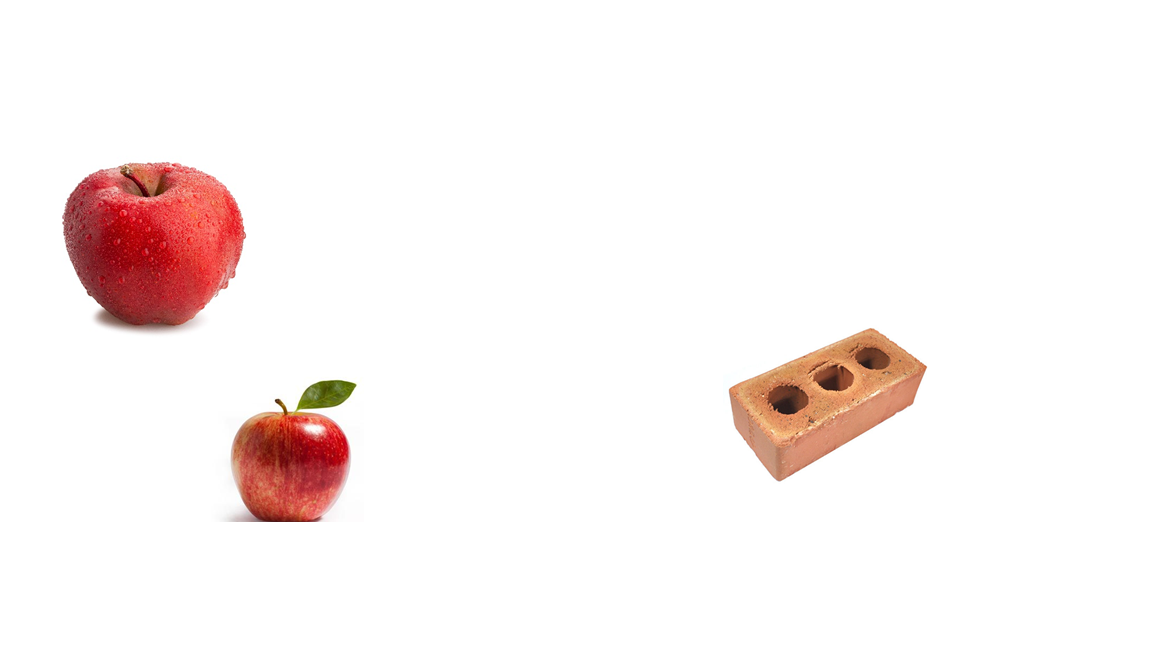
#> input picture test_set_0/shapes.png, 1152 x 648 px, found by its file name
$ python boundary_box.py
#> lines starting #> are read from the running program, lines starting #| are printed output that depends on the picture; after the words box and inside, x2 and y2 are one past the last pixel; in counts of white or black regions, pixels touching at a corner belong together
import cv2
import numpy as np
from matplotlib import pyplot as plt

def display(im_path):
    dpi = 80
    im_data = plt.imread(im_path)
    height, width = im_data.shape[:2]

    # What size does the figure need to be in inches to fit the image?
    figsize = width / float(dpi), height / float(dpi)
    # Create a figure of the right size with one axes that takes up the full figure
    fig = plt.figure(figsize=figsize)
    ax = fig.add_axes([0, 0, 1, 1])
    #Hide spines, ticks, etc.
    ax.axis('off')
    # Display the image
    ax.imshow(im_data, cmap='gray')
    plt.show()

image = cv2.imread('./test_set_2/shapes.png')
#> image is the input picture: shape (648, 1152, 3); mean B, G, R 241.9, 243, 250.2
original = image.copy()

gray = cv2.cvtColor(image, cv2.COLOR_BGR2GRAY)
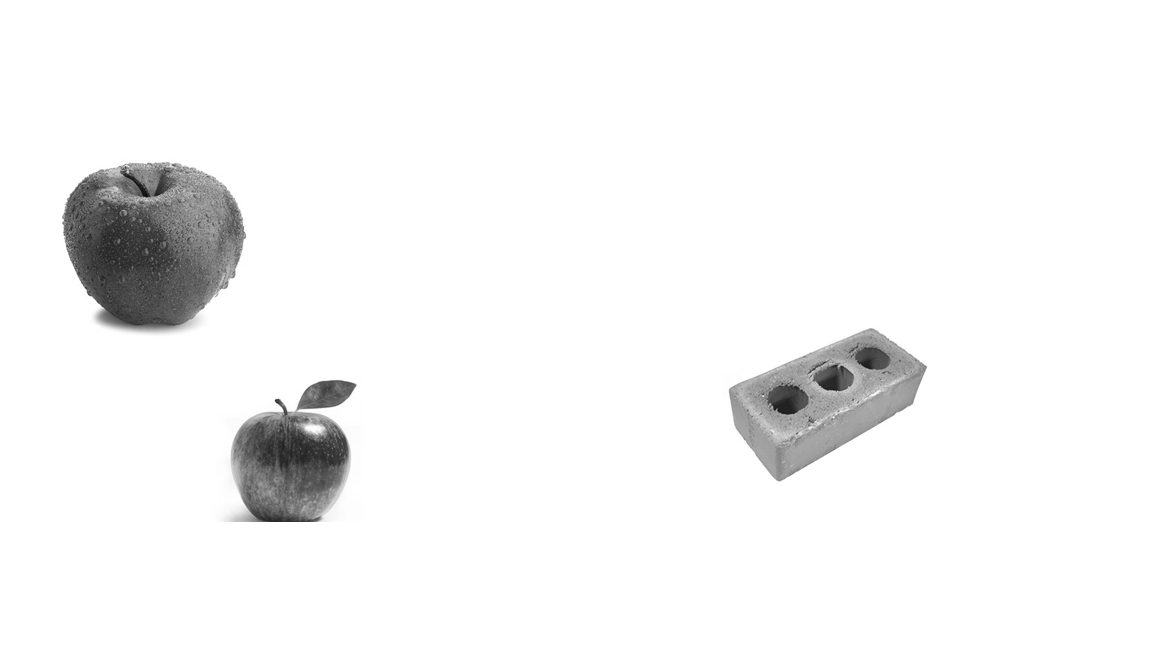
#> gray: shape (648, 1152); min 13, max 255, mean 245.1
thresh = cv2.threshold(gray, 0, 255, cv2.THRESH_BINARY_INV + cv2.THRESH_OTSU)[1]
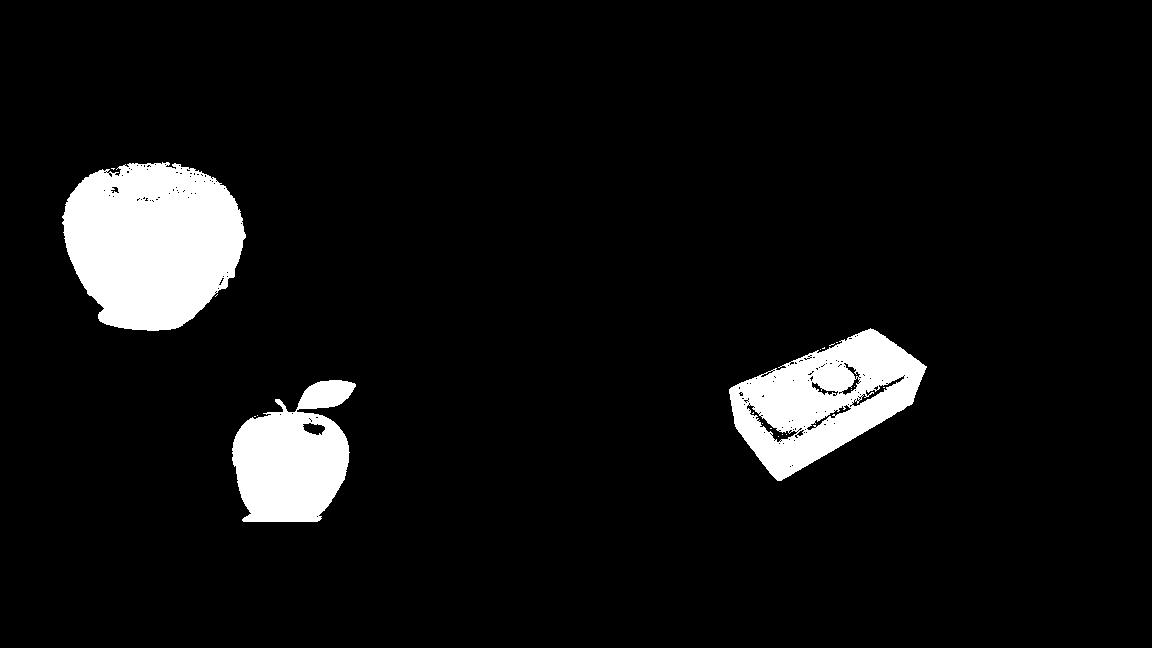
#> thresh: shape (648, 1152); 6.9% white; 20 white regions (17 under 20 px)

ROI_number = 0
cnts = cv2.findContours(thresh, cv2.RETR_EXTERNAL, cv2.CHAIN_APPROX_SIMPLE)
#> cnts = 11 contours, 8 with area under 20; largest, box (x1, y1, x2, y2) and area: (62, 162, 246, 331) 23526, (729, 328, 927, 481) 16689, (232, 380, 356, 522) 11794
cnts = cnts[0] if len(cnts) == 2 else cnts[1]

index = 0
for c in cnts:
    x,y,w,h = cv2.boundingRect(c)
    if w < 50 or h < 50 :
        continue
    print("coor : " + str(x) +', '+ str(y)+ ', ' + str(w) + ', ' + str(h))
    index+=1
    cut_image = image[y:y+h, x:x+w].copy()
    cv2.imwrite("./test_set_2/outer_productt"+str(index)+".jpg", cut_image)
    cv2.rectangle(image, (x, y), (x + w, y + h), (0,0,255), 2)
#> this loop made 11 passes
#> (x, y, w, h) on passes 2, 3, 4, 6, 8, 11: (257, 415, 1, 1), (232, 380, 124, 142), (820, 349, 1, 1), (829, 343, 6, 3), (729, 328, 198, 153), (62, 162, 184, 169)
#> (c, x, y, w, h) on passes 1, 5, 7, 9, 10: ([[254, 416], [255, 416]], 254, 416, 2, 1), ([[824, 347], [823, 348], [822, 348], [824, 348]], 822, 347, 3, 2), ([[836, 342], [837, 342]], 836, 342, 2, 1), ([[217, 294], [215, 296]], 215, 294, 3, 3), ([[111, 168], [112, 168], [113, 169], [114, 168]], 111, 168, 4, 2)
#| coor : 232, 380, 124, 142
#| coor : 729, 328, 198, 153
#| coor : 62, 162, 184, 169
#> pass 3, `cut_image = image[y:y+h, x:x+w].copy()`:
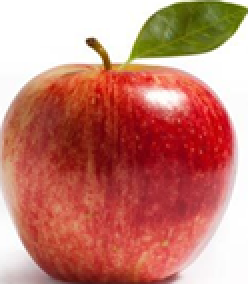
#> cut_image: shape (142, 124, 3) (shown 2 times larger); mean B, G, R 115.5, 128.4, 198.5
#> after the loop:
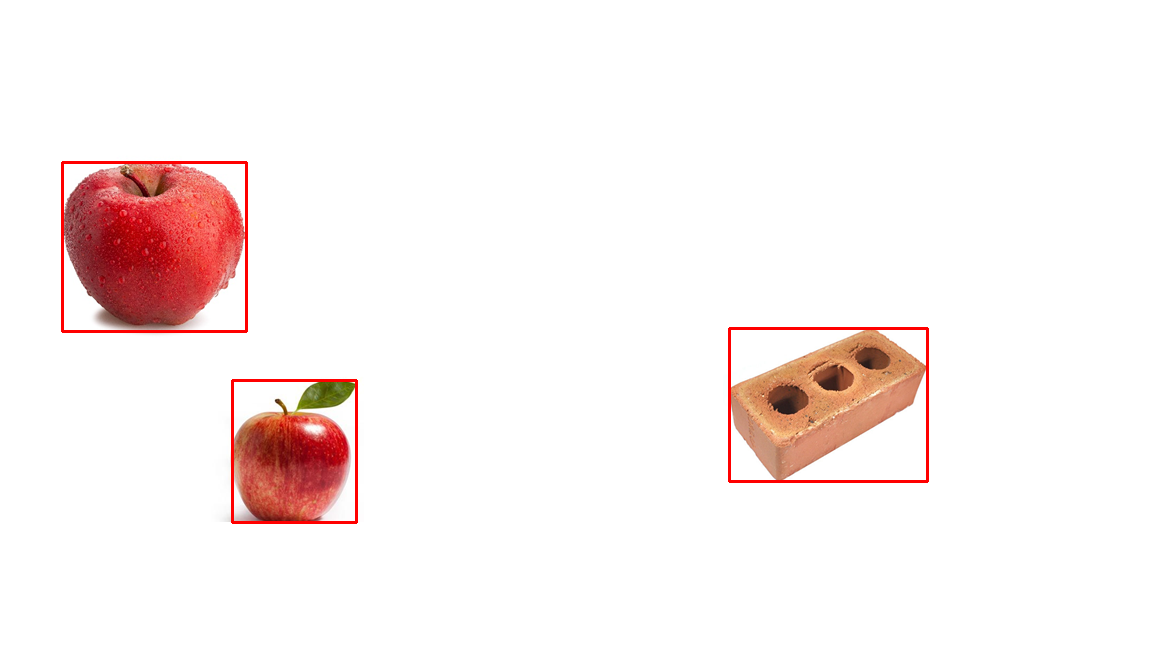
#> image: shape (648, 1152, 3); 0.78% of pixels changed, all inside (x1, y1, x2, y2) = (61, 161, 929, 524)
#> after the loop, index = 3

#display('image', image)
cv2.imwrite('./test_set_2/output_shapes_1.jpg', image)
display('./test_set_2/output_shapes_1.jpg')
# display('Thresh',thresh)
cv2.waitKey()
